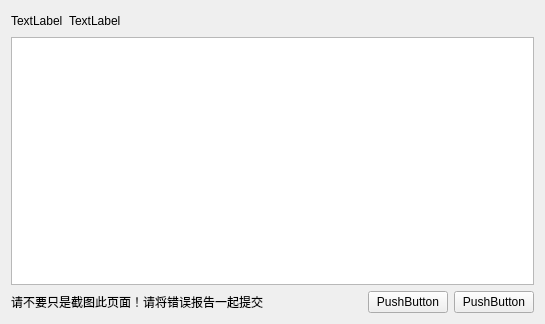
<?xml version="1.0" encoding="UTF-8"?>
<ui version="4.0">
 <class>NonCriticalError</class>
 <widget class="QWidget" name="NonCriticalError">
  <property name="geometry">
   <rect>
    <x>0</x>
    <y>0</y>
    <width>545</width>
    <height>324</height>
   </rect>
  </property>
  <property name="windowTitle">
   <string>Form</string>
  </property>
  <layout class="QGridLayout" name="gridLayout_3">
   <item row="0" column="0">
    <layout class="QVBoxLayout" name="verticalLayout">
     <item>
      <layout class="QHBoxLayout" name="horizontalLayout">
       <item>
        <widget class="ImageLabel" name="label_2">
         <property name="text">
          <string>TextLabel</string>
         </property>
        </widget>
       </item>
       <item>
        <widget class="TitleLabel" name="label">
         <property name="text">
          <string>TextLabel</string>
         </property>
        </widget>
       </item>
       <item>
        <spacer name="horizontalSpacer_2">
         <property name="orientation">
          <enum>Qt::Orientation::Horizontal</enum>
         </property>
         <property name="sizeHint" stdset="0">
          <size>
           <width>40</width>
           <height>20</height>
          </size>
         </property>
        </spacer>
       </item>
      </layout>
     </item>
     <item>
      <widget class="TextBrowser" name="textBrowser"/>
     </item>
     <item>
      <layout class="QHBoxLayout" name="horizontalLayout_2">
       <item>
        <widget class="CaptionLabel" name="label_3">
         <property name="text">
          <string>请不要只是截图此页面！请将错误报告一起提交</string>
         </property>
        </widget>
       </item>
       <item>
        <spacer name="horizontalSpacer">
         <property name="orientation">
          <enum>Qt::Orientation::Horizontal</enum>
         </property>
         <property name="sizeHint" stdset="0">
          <size>
           <width>40</width>
           <height>20</height>
          </size>
         </property>
        </spacer>
       </item>
       <item>
        <widget class="PushButton" name="pushButton_2">
         <property name="text">
          <string>PushButton</string>
         </property>
        </widget>
       </item>
       <item>
        <widget class="TransparentPushButton" name="pushButton">
         <property name="text">
          <string>PushButton</string>
         </property>
        </widget>
       </item>
      </layout>
     </item>
    </layout>
   </item>
  </layout>
 </widget>
 <customwidgets>
  <customwidget>
   <class>TitleLabel</class>
   <extends>QLabel</extends>
   <header>qfluentwidgets</header>
  </customwidget>
  <customwidget>
   <class>ImageLabel</class>
   <extends>QLabel</extends>
   <header>qfluentwidgets</header>
  </customwidget>
  <customwidget>
   <class>TransparentPushButton</class>
   <extends>QPushButton</extends>
   <header>qfluentwidgets</header>
  </customwidget>
  <customwidget>
   <class>CaptionLabel</class>
   <extends>QLabel</extends>
   <header>qfluentwidgets</header>
  </customwidget>
  <customwidget>
   <class>TextBrowser</class>
   <extends>QTextBrowser</extends>
   <header>qfluentwidgets</header>
  </customwidget>
  <customwidget>
   <class>PushButton</class>
   <extends>QPushButton</extends>
   <header>qfluentwidgets</header>
  </customwidget>
 </customwidgets>
 <resources/>
 <connections/>
</ui>
